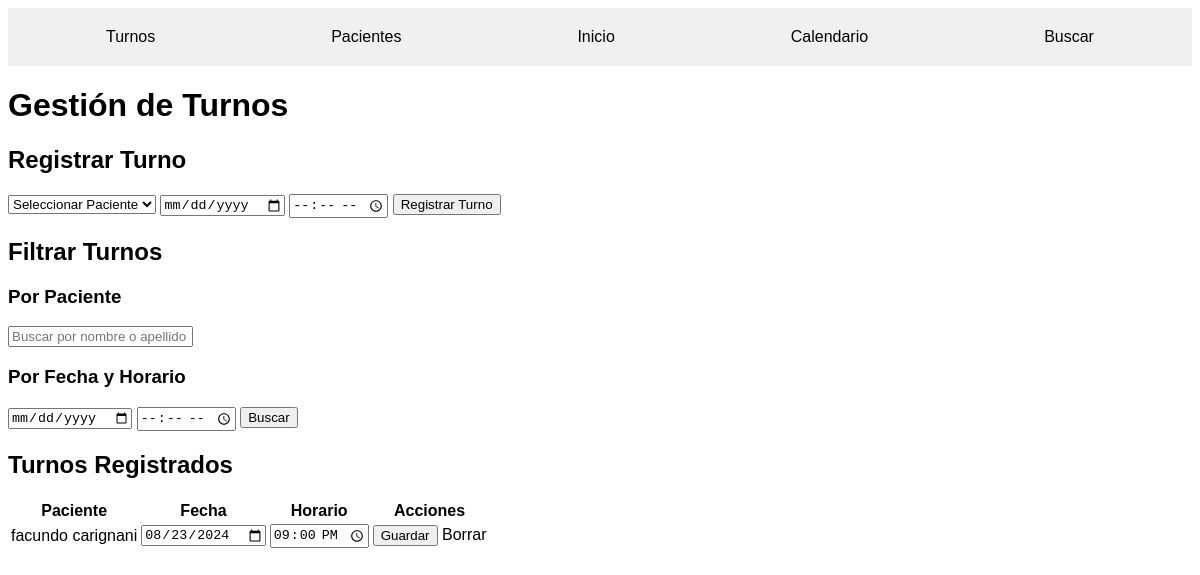
Screenshot of /turnos.php with the database file from the repository.
### tables this page shows
CREATE TABLE `turnos` (
  `turno_id` int(11) NOT NULL,
  `paciente_id` int(11) NOT NULL,
  `fecha` date NOT NULL,
  `horario` time NOT NULL
);

CREATE TABLE `pacientes` (
  `paciente_id` int(11) NOT NULL,
  `nombre` varchar(50) NOT NULL,
  `apellido` varchar(50) NOT NULL,
  `edad` int(3) NOT NULL,
  `dni` varchar(10) NOT NULL,
  `mutual` varchar(50) DEFAULT NULL,
  `email` varchar(100) DEFAULT NULL,
  `telefono` varchar(15) DEFAULT NULL
);

### turnos.php (the view, shortened to what this page needs)
<?php
$servername = "localhost";
$username = "root";
$password = "";
$dbname = "medex";
$conn = new mysqli($servername, $username, $password, $dbname);
$filter_query = "";
$sql = "SELECT t.turno_id, t.fecha, t.horario, p.nombre, p.apellido
        FROM turnos t
        JOIN pacientes p ON t.paciente_id = p.paciente_id
        WHERE 1=1 $filter_query";
$turnos = $conn->query($sql);
?>
<!DOCTYPE html>
<html lang="es">
<head>
    <link rel="stylesheet" href="styles.css">
</head>
<body>
<nav>
    <a href="turnos.php">Turnos</a>
    <a href="pacientes.php">Pacientes</a>
    <a href="inicio.php">Inicio</a>
    <a href="calendario.php">Calendario</a>
    <a href="#">Buscar</a>
</nav>
<h1>Gestión de Turnos</h1>
<h2>Registrar Turno</h2>
<form action="turnos.php" method="post">
    <select name="paciente_id" required>
        <option value="">Seleccionar Paciente</option>
    </select>
    <input type="date" name="fecha" required>
    <input type="time" name="horario" required>
    <input type="submit" name="agregar_turno" value="Registrar Turno">
</form>
<h2>Filtrar Turnos</h2>
<form action="turnos.php" method="GET">
    <h3>Por Paciente</h3>
    <input type="text" name="buscar_paciente" placeholder="Buscar por nombre o apellido" value="<?= isset($_GET['buscar_paciente']) ? htmlspecialchars($_GET['buscar_paciente']) : '' ?>">
    <h3>Por Fecha y Horario</h3>
    <input type="date" name="fecha" placeholder="Fecha" value="<?= isset($_GET['fecha']) ? htmlspecialchars($_GET['fecha']) : '' ?>">
    <input type="time" name="horario" placeholder="Horario" value="<?= isset($_GET['horario']) ? htmlspecialchars($_GET['horario']) : '' ?>">
    <button type="submit">Buscar</button>
</form>
<h2>Turnos Registrados</h2>
<table>
    <tr>
        <th>Paciente</th>
        <th>Fecha</th>
        <th>Horario</th>
        <th>Acciones</th>
    </tr>
    <?php while($row = $turnos->fetch_assoc()): ?>
    <tr>
        <form action="turnos.php" method="post">
            <td><?= $row['nombre'] . " " . $row['apellido']; ?></td>
            <td><input type="date" name="fecha" value="<?= $row['fecha']; ?>"></td>
            <td><input type="time" name="horario" value="<?= $row['horario']; ?>"></td>
            <td>
                <input type="submit" name="guardar" value="Guardar">
                <a href="turnos.php?borrar=<?= $row['turno_id']; ?>">Borrar</a>
            </td>
        </form>
    </tr>
    <?php endwhile; ?>
</table>
</body>
</html>

### styles.css (style rules this page uses)
body { font-family: Arial, sans-serif; }
nav { background-color: #f0f0f0; padding: 10px; display: flex; justify-content: space-around; }
nav a { text-decoration: none; color: black; padding: 10px; }
a { color: black; text-decoration: none; }

### rows the page displays
turnos: paciente.nombre "facundo", paciente.apellido "carignani", fecha "08/23/2024", horario "21:00:00"
